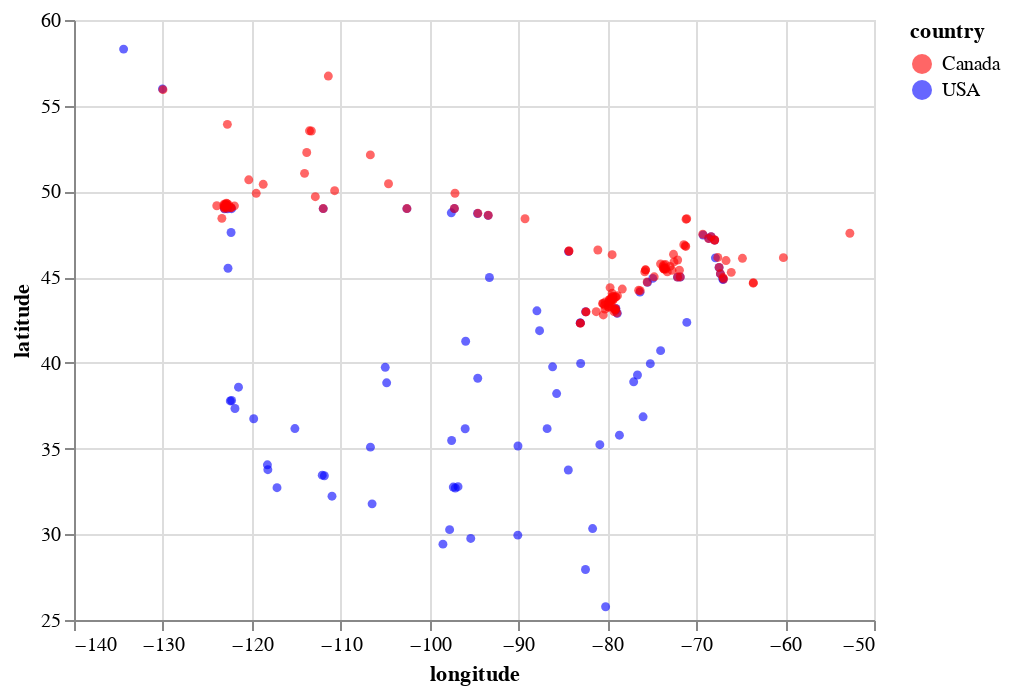

Notebook source saved alongside this figure:
### Code cell
import altair as alt


chart_votes = alt.Chart(cities_df).mark_circle(size=20, opacity=0.6).encode(
    alt.X('longitude:Q', scale=alt.Scale(domain=[-140, -50])),
    alt.Y('latitude:Q', scale=alt.Scale(domain=[25, 60])),
    alt.Color('country:N', scale=alt.Scale(domain=['Canada', 'USA'],
                                           range=['red', 'blue'])))
chart_votes

### Figure 1 — Vega-Lite specification as saved in the notebook (floating-point values rounded to 4 significant figures; data arrays with more than 128 entries replaced by an {"elided": "..."} marker saying what was removed)
{"config": {"view": {"continuousWidth": 400, "continuousHeight": 300}}, "data": {"name": "data-35ac1f4ff8f0ccc6ae1bed0552485cad"}, "mark": {"type": "circle", "opacity": 0.6, "size": 20}, "encoding": {"color": {"field": "country", "scale": {"domain": ["Canada", "USA"], "range": ["red", "blue"]}, "type": "nominal"}, "x": {"field": "longitude", "scale": {"domain": [-140, -50]}, "type": "quantitative"}, "y": {"field": "latitude", "scale": {"domain": [25, 60]}, "type": "quantitative"}}, "$schema": "https://vega.github.io/schema/vega-lite/v4.17.0.json", "datasets": {"data-35ac1f4ff8f0ccc6ae1bed0552485cad": {"elided": "209 records"}}}
